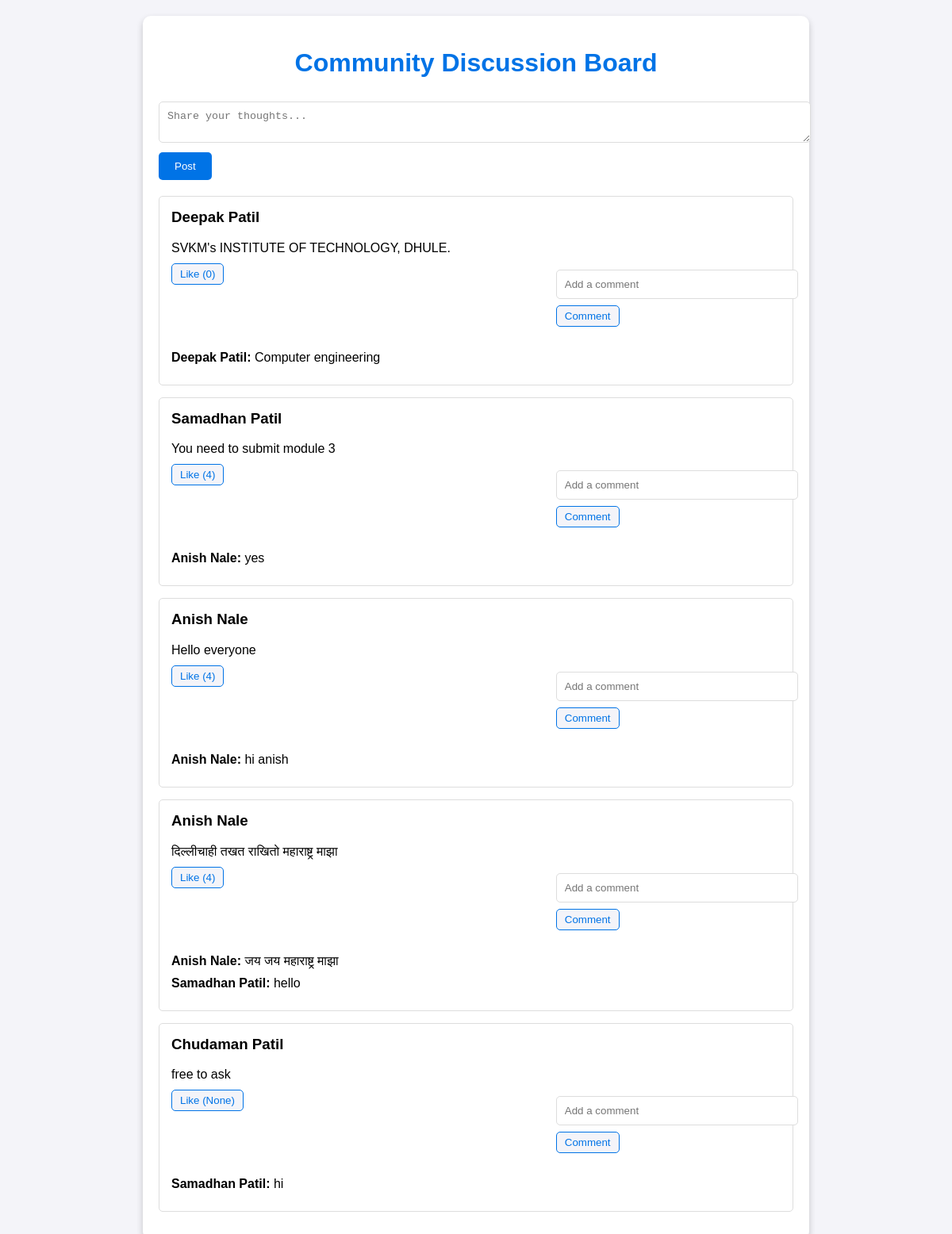
/community (signed in), run on the app's committed database.
### app.py (models this page shows, shortened)
class Post(db.Model):
    id = db.Column(db.Integer, primary_key=True)
    content = db.Column(db.Text, nullable=False)
    user_id = db.Column(db.Integer, db.ForeignKey('user.id'), nullable=False)
    likes = db.Column(db.Integer, default=0)
    user = db.relationship('User', backref='posts')

class User(db.Model):
    id = db.Column(db.Integer, primary_key=True)
    name = db.Column(db.String(100), nullable=False)
    email = db.Column(db.String(100), unique=True, nullable=False)
    password = db.Column(db.String(100), nullable=False)
    city = db.Column(db.String(100), nullable=True)

class Comment(db.Model):
    id = db.Column(db.Integer, primary_key=True)
    content = db.Column(db.Text, nullable=False)
    user_id = db.Column(db.Integer, db.ForeignKey('user.id'), nullable=False)
    post_id = db.Column(db.Integer, db.ForeignKey('post.id'), nullable=False)
    user = db.relationship('User', backref='comments')
    post = db.relationship('Post', backref='comments')

### app.py (the view, shortened to what this page needs)
@app.route('/community', methods=['GET', 'POST'])
def community():
    if not session.get('logged_in'):
        return redirect(url_for('login'))
    posts = Post.query.order_by(Post.id.desc()).all()
    return render_template('community.html', posts=posts)

### templates/community.html (shortened to what this page needs)
<!DOCTYPE html>
<html lang="en">
<head>
</head>
<body>
    <div class="container">
        <h1>Community Discussion Board</h1>
        <form method="POST" action="/community">
            <textarea name="content" placeholder="Share your thoughts..." required></textarea>
            <button type="submit">Post</button>
        </form>
        <div id="posts">
            {% for post in posts %}
            <div class="post">
                <h3>{{ post.user.name }}</h3>
                <p>{{ post.content }}</p>
                <div class="actions">
                    <form method="POST" action="/like/{{ post.id }}">
                        <button type="submit">Like ({{ post.likes }})</button>
                    </form>
                    <form method="POST" action="/comment/{{ post.id }}">
                        <input type="text" name="comment" placeholder="Add a comment" required>
                        <button type="submit">Comment</button>
                    </form>
                </div>
                <div class="comments">
                    {% for comment in post.comments %}
                    <p><b>{{ comment.user.name }}:</b> {{ comment.content }}</p>
                    {% endfor %}
                </div>
            </div>
            {% endfor %}
        </div>
    </div>
</body>
</html>

### templates/community.html (style rules this page uses)
body { font-family: Arial, sans-serif; background-color: #f4f4f9; margin: 0; padding: 0; }
.container { max-width: 800px; margin: 20px auto; background: #fff; padding: 20px; border-radius: 10px; box-shadow: 0 4px 8px rgba(0, 0, 0, 0.2); }
h1 { text-align: center; color: #0073e6; }
form { margin-bottom: 20px; }
input[type="text"], textarea { width: 100%; padding: 10px; margin: 8px 0; border: 1px solid #ddd; border-radius: 5px; }
button { background-color: #0073e6; color: white; padding: 10px 20px; border: none; border-radius: 5px; cursor: pointer; }
.post { border: 1px solid #ddd; border-radius: 5px; padding: 15px; margin-bottom: 15px; }
.post h3 { margin-top: 0; }
.post p { margin: 10px 0; }
.post .actions { margin-top: 10px; display: flex; justify-content: space-between; }
.post .actions button { background-color: #f4f4f9; color: #0073e6; border: 1px solid #0073e6; padding: 5px 10px; border-radius: 5px; }

### data on the page
Post: user.name "Deepak Patil", content "SVKM's INSTITUTE OF TECHNOLOGY, DHULE.", likes "0"
Comment: user.name "Deepak Patil", content "Computer engineering"
Post: user.name "Samadhan Patil", content "You need to submit module 3", likes "4"
Comment: user.name "Anish Nale", content "yes"
Post: user.name "Anish Nale", content "Hello everyone", likes "4"
Comment: user.name "Anish Nale", content "hi anish"
Post: user.name "Anish Nale", content "दिल्लीचाही तखत राखितो महाराष्ट्र माझा", likes "4"
Comment: user.name "Anish Nale", content "जय जय महाराष्ट्र माझा"
Comment: user.name "Samadhan Patil", content "hello"
Post: user.name "Chudaman Patil", content "free to ask", likes "None"
Comment: user.name "Samadhan Patil", content "hi"
